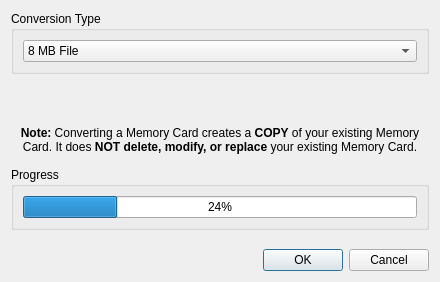
<?xml version="1.0" encoding="UTF-8"?>
<ui version="4.0">
 <class>MemoryCardConvertDialog</class>
 <widget class="QDialog" name="MemoryCardConvertDialog">
  <property name="enabled">
   <bool>true</bool>
  </property>
  <property name="geometry">
   <rect>
    <x>0</x>
    <y>0</y>
    <width>440</width>
    <height>282</height>
   </rect>
  </property>
  <property name="windowTitle">
   <string>Convert Memory Card</string>
  </property>
  <property name="autoFillBackground">
   <bool>false</bool>
  </property>
  <property name="modal">
   <bool>false</bool>
  </property>
  <layout class="QVBoxLayout" name="verticalLayout_2">
   <item>
    <widget class="QGroupBox" name="conversionTypeGroup">
     <property name="title">
      <string>Conversion Type</string>
     </property>
     <layout class="QVBoxLayout" name="verticalLayout">
      <item>
       <widget class="QComboBox" name="conversionTypeSelect">
        <item>
         <property name="text">
          <string>8 MB File</string>
         </property>
        </item>
        <item>
         <property name="text">
          <string>16 MB File</string>
         </property>
        </item>
        <item>
         <property name="text">
          <string>32 MB File</string>
         </property>
        </item>
        <item>
         <property name="text">
          <string>64 MB File</string>
         </property>
        </item>
        <item>
         <property name="text">
          <string>Folder</string>
         </property>
        </item>
       </widget>
      </item>
     </layout>
    </widget>
   </item>
   <item>
    <widget class="QLabel" name="conversionTypeDescription">
     <property name="minimumSize">
      <size>
       <width>0</width>
       <height>40</height>
      </size>
     </property>
     <property name="text">
      <string/>
     </property>
     <property name="wordWrap">
      <bool>true</bool>
     </property>
    </widget>
   </item>
   <item>
    <widget class="QLabel" name="note">
     <property name="minimumSize">
      <size>
       <width>0</width>
       <height>35</height>
      </size>
     </property>
     <property name="text">
      <string>&lt;center&gt;&lt;strong&gt;Note:&lt;/strong&gt; Converting a Memory Card creates a &lt;strong&gt;COPY&lt;/strong&gt; of your existing Memory Card. It does &lt;strong&gt;NOT delete, modify, or replace&lt;/strong&gt; your existing Memory Card.&lt;/center&gt;</string>
     </property>
     <property name="alignment">
      <set>Qt::AlignLeading|Qt::AlignLeft|Qt::AlignTop</set>
     </property>
     <property name="wordWrap">
      <bool>true</bool>
     </property>
    </widget>
   </item>
   <item>
    <widget class="QGroupBox" name="progressGroup">
     <property name="title">
      <string>Progress</string>
     </property>
     <layout class="QVBoxLayout" name="verticalLayout_3">
      <item>
       <widget class="QProgressBar" name="progressBar">
        <property name="value">
         <number>24</number>
        </property>
       </widget>
      </item>
     </layout>
    </widget>
   </item>
   <item>
    <spacer name="verticalSpacer">
     <property name="orientation">
      <enum>Qt::Vertical</enum>
     </property>
     <property name="sizeHint" stdset="0">
      <size>
       <width>20</width>
       <height>40</height>
      </size>
     </property>
    </spacer>
   </item>
   <item>
    <widget class="QDialogButtonBox" name="buttonBox">
     <property name="standardButtons">
      <set>QDialogButtonBox::Cancel|QDialogButtonBox::Ok</set>
     </property>
    </widget>
   </item>
  </layout>
 </widget>
 <resources/>
 <connections/>
</ui>
